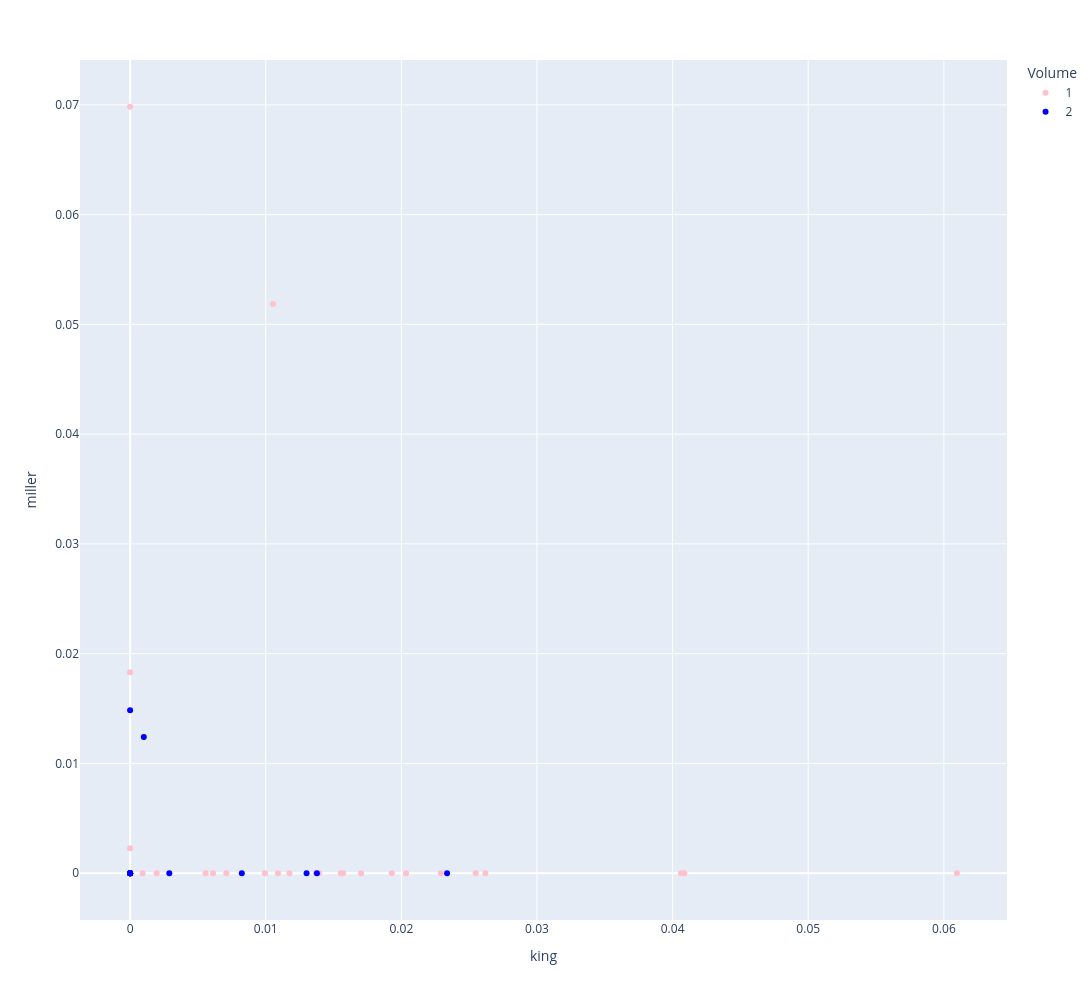

Write notebook code for a chart like this one.
### Code cell
fig1=plot_doc_in_terms('king', 'miller')
fig1.update_layout(legend_title_text='Volume')
fig1.write_image('scatter.png')
fig1.show()

### Figure 1 — Plotly figure (JSON) as saved in the notebook; plotly's stock layout.template omitted (floating-point values rounded to 4 significant figures)
{"data": [{"hovertemplate": "<b>%{hovertext}</b><br><br>color=1<br>king=%{x}<br>miller=%{y}<extra></extra>", "hovertext": ["ASHPUTTEL", "BRIAR ROSE", "CAT AND MOUSE IN PARTNERSHIP", "CAT-SKIN", "CLEVER ELSIE", "CLEVER GRETEL", "CLEVER HANS", "DOCTOR KNOWALL", "FUNDEVOGEL", "HANSEL AND GRETEL", "IRON HANS", "KING GRISLY-BEARD", "LILY AND THE LION", "MOTHER HOLLE", "OLD SULTAN", "RAPUNZEL", "RUMPELSTILTSKIN", "SNOW-WHITE AND ROSE-RED", "SNOWDROP", "SWEETHEART ROLAND", "THE ADVENTURES OF CHANTICLEER AND PARTLET", "THE BLUE LIGHT", "THE DOG AND THE SPARROW", "THE ELVES AND THE SHOEMAKER", "THE FISHERMAN AND HIS WIFE", "THE FOUR CLEVER BROTHERS", "THE FOX AND THE CAT", "THE FOX AND THE HORSE", "THE FROG-PRINCE", "THE GOLDEN BIRD", "THE GOLDEN GOOSE", "THE GOOSE-GIRL", "THE JUNIPER-TREE", "THE KING OF THE GOLDEN MOUNTAIN", "THE LITTLE PEASANT", "THE MISER IN THE BUSH", "THE OLD MAN AND HIS GRANDSON", "THE PINK", "THE QUEEN BEE", "THE STRAW, THE COAL, AND THE BEAN", "THE TRAVELLING MUSICIANS", "THE TWELVE HUNTSMEN", "THE VALIANT LITTLE TAILOR", "THE WATER OF LIFE", "THE WEDDING OF MRS. FOX - PART II", "THE WHITE SNAKE", "THE WOLF AND THE SEVEN LITTLE KIDS"], "legendgroup": "1", "marker": {"color": "pink", "symbol": "circle"}, "mode": "markers", "name": "1", "orientation": "v", "showlegend": true, "type": "scatter", "x": [0.0109, 0.02291, 0.0, 0.04086, 0.0, 0.0, 0.0, 0.0, 0.0, 0.0, 0.0262, 0.04062, 0.0, 0.0, 0.0, 0.01554, 0.01054, 0.0009236, 0.00196, 0.0, 0.0, 0.02035, 0.0, 0.0, 0.0193, 0.007094, 0.0, 0.0, 0.006119, 0.0137, 0.01394, 0.01704, 0.0, 0.005562, 0.0, 0.0, 0.0, 0.02548, 0.01175, 0.0, 0.0, 0.06096, 0.009949, 0.0139, 0.0, 0.0157, 0.0], "xaxis": "x", "y": [0.0, 0.0, 0.0, 0.0, 0.0, 0.0, 0.0, 0.0, 0.0, 0.0, 0.0, 0.0, 0.0, 0.0, 0.0, 0.0, 0.05185, 0.0, 0.0, 0.0, 0.0, 0.0, 0.0, 0.0, 0.0, 0.0, 0.0, 0.0, 0.0, 0.0, 0.0, 0.0, 0.002279, 0.0, 0.06983, 0.0, 0.0, 0.0, 0.0, 0.0, 0.0, 0.0, 0.0, 0.0, 0.0, 0.0, 0.01831], "yaxis": "y"}, {"hovertemplate": "<b>%{hovertext}</b><br><br>color=2<br>king=%{x}<br>miller=%{y}<extra></extra>", "hovertext": ["FREDERICK AND CATHERINE", "HANS IN LUCK", "JORINDA AND JORINDEL", "THE MOUSE, THE BIRD, AND THE SAUSAGE", "THE RAVEN", "THE ROBBER BRIDEGROOM", "THE SALAD", "THE SEVEN RAVENS", "THE STORY OF THE YOUTH WHO WENT FORTH TO LEARN WHAT FEAR WAS", "THE THREE LANGUAGES", "THE TURNIP", "THE TWELVE DANCING PRINCESSES", "THE WEDDING OF MRS. FOX - PART I", "THE WILLOW-WREN AND THE BEAR", "TOM THUMB"], "legendgroup": "2", "marker": {"color": "blue", "symbol": "circle"}, "mode": "markers", "name": "2", "orientation": "v", "showlegend": true, "type": "scatter", "x": [0.0, 0.0, 0.0, 0.0, 0.002893, 0.0, 0.001009, 0.0, 0.008235, 0.0, 0.01377, 0.02337, 0.0, 0.01301, 0.0], "xaxis": "x", "y": [0.0, 0.0, 0.0, 0.0, 0.0, 0.01486, 0.01241, 0.0, 0.0, 0.0, 0.0, 0.0, 0.0, 0.0, 0.0], "yaxis": "y"}], "layout": {"height": 1000, "legend": {"title": {"text": "Volume"}, "tracegroupgap": 0}, "margin": {"t": 60}, "width": 1200, "xaxis": {"anchor": "y", "domain": [0, 1], "title": {"text": "king"}}, "yaxis": {"anchor": "x", "domain": [0, 1], "title": {"text": "miller"}}}}
